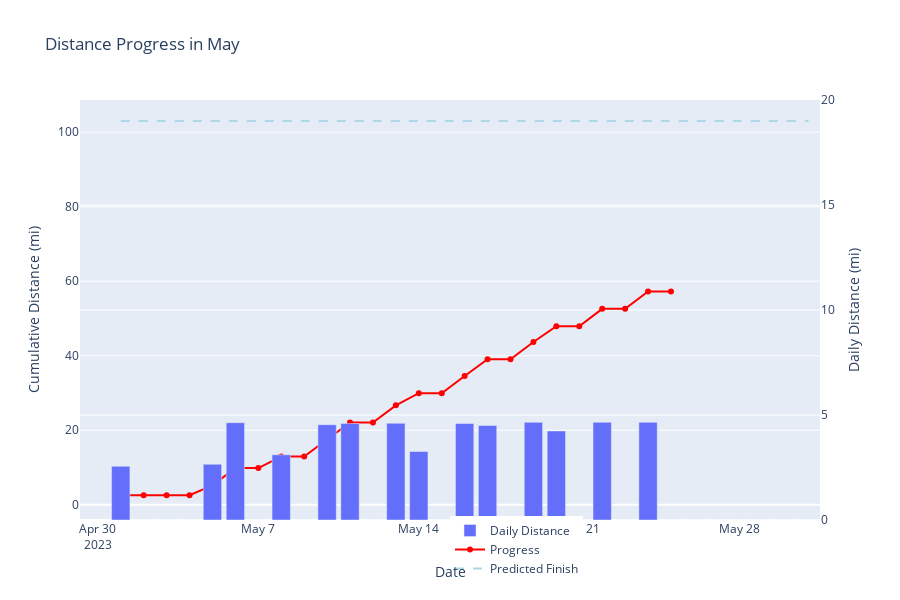

Here is the notebook cell this chart was saved with:
### Code cell
import pandas as pd
import plotly.graph_objects as go

# Sample data
data = {
    'Date Submitted': [
        '2023-05-24', '2023-05-22', '2023-05-20', '2023-05-19', '2023-05-17', 
        '2023-05-16', '2023-05-14', '2023-05-13', '2023-05-11', '2023-05-10', 
        '2023-05-08', '2023-05-06', '2023-05-05', '2023-05-01'
    ],
    'Distance (mi)': [
        4.65285, 4.65168, 4.23913, 4.65109, 4.49956, 4.59691, 3.26102, 
        4.60679, 4.59194, 4.53749, 3.10379, 4.63371, 2.65452, 2.55845
    ]
}

# Convert data to DataFrame
df = pd.DataFrame(data)

# Convert 'Date Submitted' column to datetime type
df['Date Submitted'] = pd.to_datetime(df['Date Submitted'])

# Filter data for May
may_data = df[df['Date Submitted'].dt.month == 5]

# Sort data by date in ascending order
may_data = may_data.sort_values('Date Submitted')

# Create a date range from May 1 to May 31
date_range = pd.date_range(start='2023-05-01', end='2023-05-31')

# Reindex the dataframe with the complete date range
may_data = may_data.set_index('Date Submitted').reindex(date_range).reset_index()

# Forward-fill the missing values with 0
may_data['Distance (mi)'] = may_data['Distance (mi)'].fillna(0)

# Calculate cumulative sum of distance for each day in May
may_data['Cumulative Distance'] = may_data['Distance (mi)'].cumsum()

# Calculate the remaining distance to reach the goal
may_data['Remaining Distance'] = 103 - may_data['Cumulative Distance']

# Get today's date
today = pd.Timestamp('2023-05-25')

# Filter data until today
progress_data = may_data[may_data['index'] <= today]

# Create the figure
fig = go.Figure()

# Add daily distance as bar chart
fig.add_trace(go.Bar(
    x=may_data['index'],
    y=may_data['Distance (mi)'],
    name='Daily Distance',
    yaxis='y2'
))

# Add cumulative distance as line chart
fig.add_trace(go.Scatter(
    x=progress_data['index'],
    y=progress_data['Cumulative Distance'],
    mode='lines+markers',
    name='Progress',
    line=dict(color='red')
))

# Add predicted finish line
fig.add_trace(go.Scatter(
    x=may_data['index'],
    y=may_data['Cumulative Distance'] + may_data['Remaining Distance'],
    mode='lines',
    name='Predicted Finish',
    line=dict(color='lightblue', dash='dash')
))

# Set axis labels and titles
fig.update_layout(
    xaxis=dict(title='Date'),
    yaxis=dict(title='Cumulative Distance (mi)'),
    yaxis2=dict(title='Daily Distance (mi)', overlaying='y', side='right', range=[0, 20]),
    legend=dict(x=0.5, y=-0.15),
    title='Distance Progress in May',
    height=600,
    width=900
)

# Show the chart
fig.show()

### Figure 1 — Plotly figure (JSON) as saved in the notebook; plotly's stock layout.template omitted (floating-point values rounded to 4 significant figures)
{"data": [{"name": "Daily Distance", "type": "bar", "x": ["2023-05-01T00:00:00", "2023-05-02T00:00:00", "2023-05-03T00:00:00", "2023-05-04T00:00:00", "2023-05-05T00:00:00", "2023-05-06T00:00:00", "2023-05-07T00:00:00", "2023-05-08T00:00:00", "2023-05-09T00:00:00", "2023-05-10T00:00:00", "2023-05-11T00:00:00", "2023-05-12T00:00:00", "2023-05-13T00:00:00", "2023-05-14T00:00:00", "2023-05-15T00:00:00", "2023-05-16T00:00:00", "2023-05-17T00:00:00", "2023-05-18T00:00:00", "2023-05-19T00:00:00", "2023-05-20T00:00:00", "2023-05-21T00:00:00", "2023-05-22T00:00:00", "2023-05-23T00:00:00", "2023-05-24T00:00:00", "2023-05-25T00:00:00", "2023-05-26T00:00:00", "2023-05-27T00:00:00", "2023-05-28T00:00:00", "2023-05-29T00:00:00", "2023-05-30T00:00:00", "2023-05-31T00:00:00"], "y": [2.558, 0, 0, 0, 2.655, 4.634, 0, 3.104, 0, 4.537, 4.592, 0, 4.607, 3.261, 0, 4.597, 4.5, 0, 4.651, 4.239, 0, 4.652, 0, 4.653, 0, 0, 0, 0, 0, 0, 0], "yaxis": "y2"}, {"line": {"color": "red"}, "mode": "lines+markers", "name": "Progress", "type": "scatter", "x": ["2023-05-01T00:00:00", "2023-05-02T00:00:00", "2023-05-03T00:00:00", "2023-05-04T00:00:00", "2023-05-05T00:00:00", "2023-05-06T00:00:00", "2023-05-07T00:00:00", "2023-05-08T00:00:00", "2023-05-09T00:00:00", "2023-05-10T00:00:00", "2023-05-11T00:00:00", "2023-05-12T00:00:00", "2023-05-13T00:00:00", "2023-05-14T00:00:00", "2023-05-15T00:00:00", "2023-05-16T00:00:00", "2023-05-17T00:00:00", "2023-05-18T00:00:00", "2023-05-19T00:00:00", "2023-05-20T00:00:00", "2023-05-21T00:00:00", "2023-05-22T00:00:00", "2023-05-23T00:00:00", "2023-05-24T00:00:00", "2023-05-25T00:00:00"], "y": [2.558, 2.558, 2.558, 2.558, 5.213, 9.847, 9.847, 12.95, 12.95, 17.49, 22.08, 22.08, 26.69, 29.95, 29.95, 34.54, 39.04, 39.04, 43.7, 47.93, 47.93, 52.59, 52.59, 57.24, 57.24]}, {"line": {"color": "lightblue", "dash": "dash"}, "mode": "lines", "name": "Predicted Finish", "type": "scatter", "x": ["2023-05-01T00:00:00", "2023-05-02T00:00:00", "2023-05-03T00:00:00", "2023-05-04T00:00:00", "2023-05-05T00:00:00", "2023-05-06T00:00:00", "2023-05-07T00:00:00", "2023-05-08T00:00:00", "2023-05-09T00:00:00", "2023-05-10T00:00:00", "2023-05-11T00:00:00", "2023-05-12T00:00:00", "2023-05-13T00:00:00", "2023-05-14T00:00:00", "2023-05-15T00:00:00", "2023-05-16T00:00:00", "2023-05-17T00:00:00", "2023-05-18T00:00:00", "2023-05-19T00:00:00", "2023-05-20T00:00:00", "2023-05-21T00:00:00", "2023-05-22T00:00:00", "2023-05-23T00:00:00", "2023-05-24T00:00:00", "2023-05-25T00:00:00", "2023-05-26T00:00:00", "2023-05-27T00:00:00", "2023-05-28T00:00:00", "2023-05-29T00:00:00", "2023-05-30T00:00:00", "2023-05-31T00:00:00"], "y": [103, 103, 103, 103, 103, 103, 103, 103, 103, 103, 103, 103, 103, 103, 103, 103, 103, 103, 103, 103, 103, 103, 103, 103, 103, 103, 103, 103, 103, 103, 103]}], "layout": {"height": 600, "legend": {"x": 0.5, "y": -0.15}, "title": {"text": "Distance Progress in May"}, "width": 900, "xaxis": {"title": {"text": "Date"}}, "yaxis": {"title": {"text": "Cumulative Distance (mi)"}}, "yaxis2": {"overlaying": "y", "range": [0, 20], "side": "right", "title": {"text": "Daily Distance (mi)"}}}}
